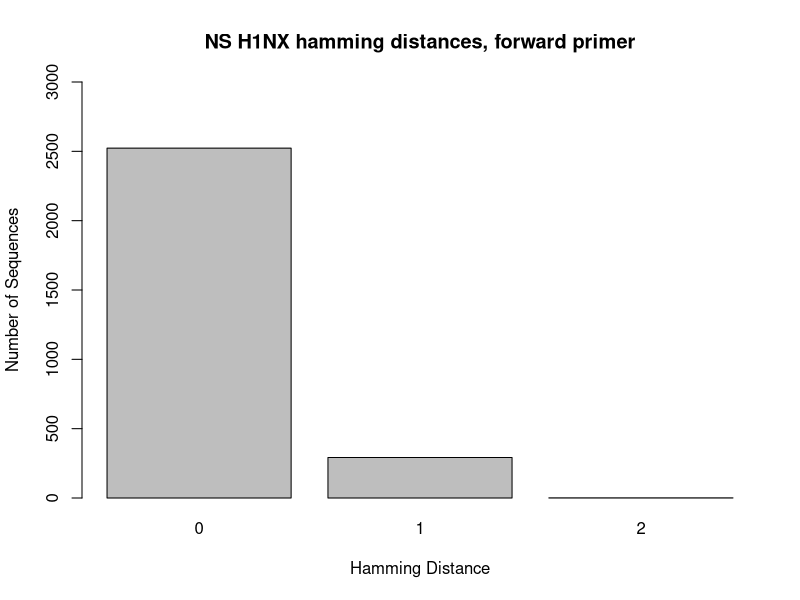
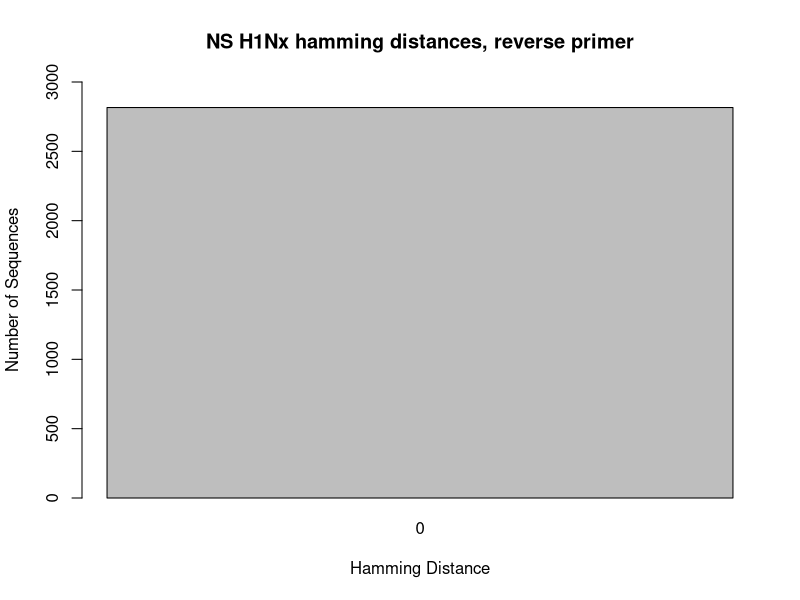
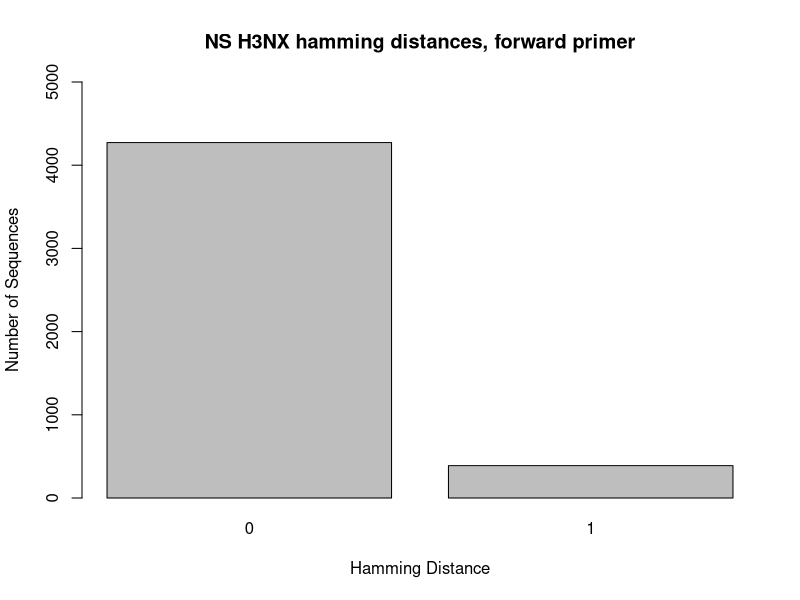
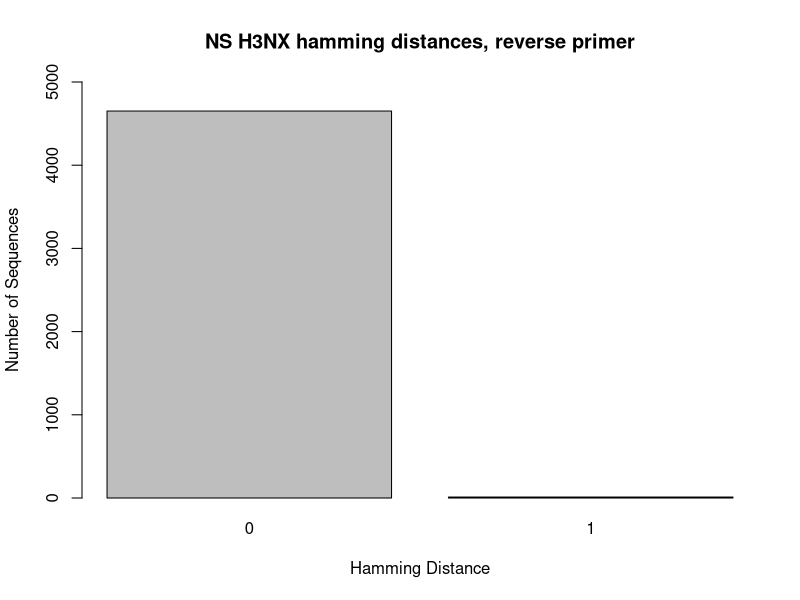
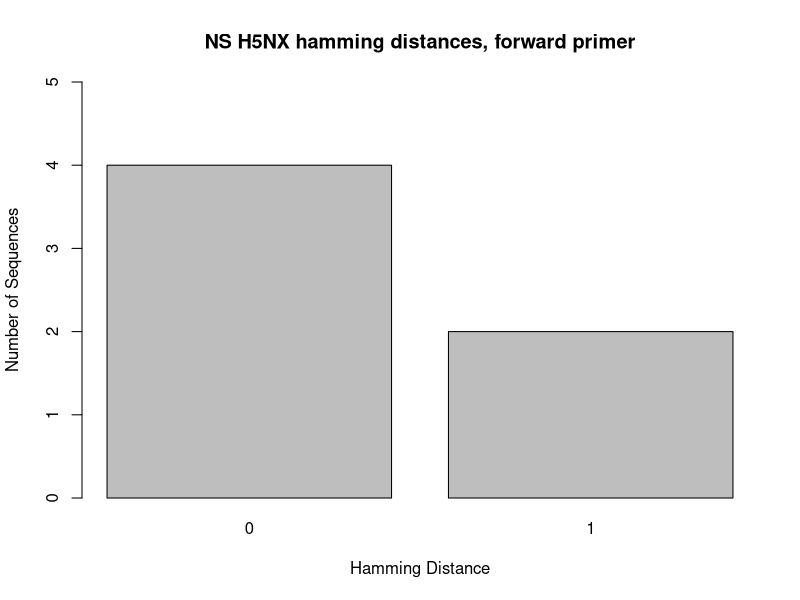
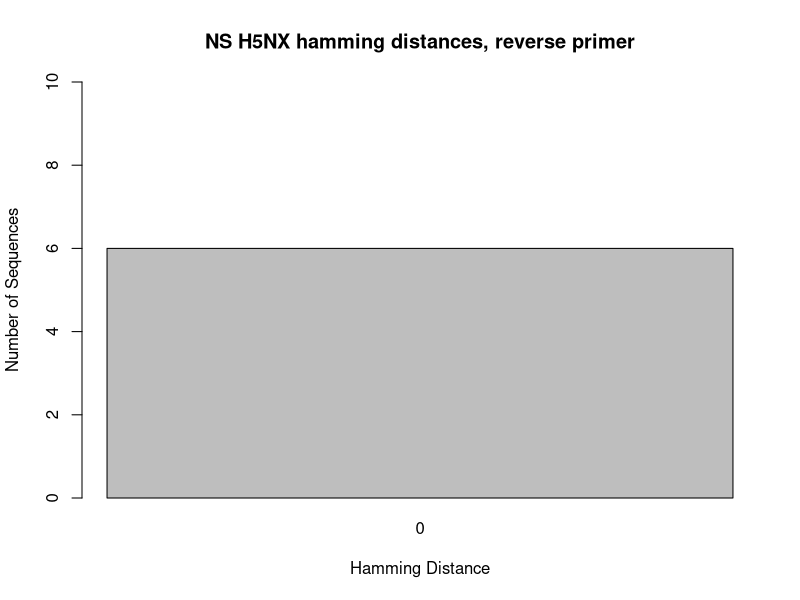
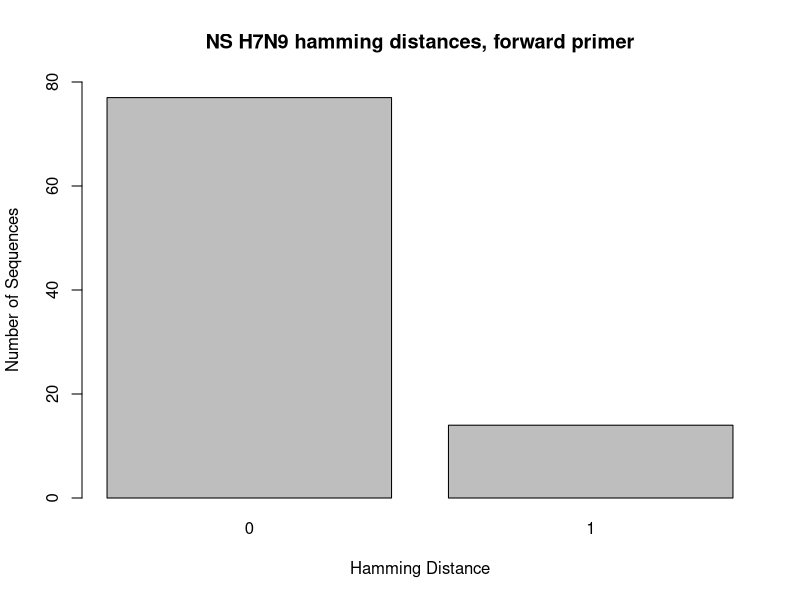
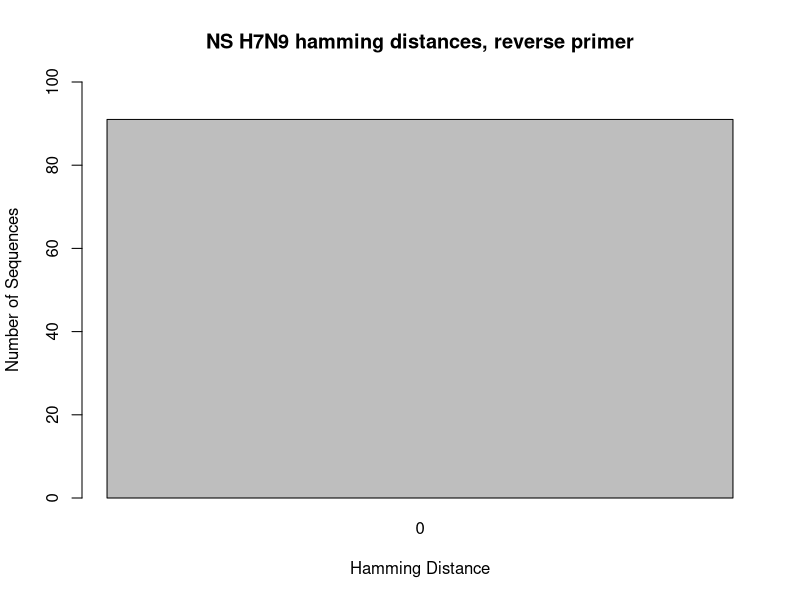

Reproduce these figures in R, in order.
## ---- chunk 1
knitr::opts_chunk$set(root.dir = "C:/Users/Lexie Christopoulos/Repos/GenomeSequencing-/db/", echo = TRUE)
## ---- chunk 2
#in console:setwd("C:/Users/Lexie Christopoulos/Repos/GenomeSequencing-/db/NS")
## ---- chunk 3
NS_H1_F <- read.csv("hamming_distance_results/NS_H1_NS_Forward_1.4_results_NCR.csv")

NS_H1_1 <- NS_H1_F[-c(2817),]

barplot(table(NS_H1_1$hamming_distance), main = "NS H1NX hamming distances, forward primer", xlab = "Hamming Distance", ylab = "Number of Sequences", ylim = c(0,3000))
## ---- chunk 4
NS_H1_R <- read.csv("hamming_distance_results/NS_H1_NS_Reverse_2.2_results_NCR.csv")

NS_H1_2 <- NS_H1_R[-c(2817),]

barplot(table(NS_H1_2$hamming_distance), main = "NS H1Nx hamming distances, reverse primer", xlab = "Hamming Distance", ylab = "Number of Sequences", ylim = c(0,3000))
## ---- chunk 5
NS_H3_F <- read.csv("hamming_distance_results/NS_H3_NS_Forward_1.4_results_NCR.csv")

NS_H3_1 <- NS_H3_F[-c(4662),]

barplot(table(NS_H3_1$hamming_distance), main = "NS H3NX hamming distances, forward primer", xlab = "Hamming Distance", ylab = "Number of Sequences", ylim = c(0,5000))
## ---- chunk 6
NS_H3_R <- read.csv("hamming_distance_results/NS_H3_NS_Reverse_2.2_results_NCR.csv")

NS_H3_2 <- NS_H3_R[-c(4662),]

barplot(table(NS_H3_R$hamming_distance), main = "NS H3NX hamming distances, reverse primer", xlab = "Hamming Distance", ylab = "Number of Sequences", ylim = c(0,5000))
## ---- chunk 7
NS_H5_F <- read.csv("hamming_distance_results/NS_H5_NS_Forward_1.4_results_NCR.csv")

NS_H5_1 <- NS_H5_F[-c(7),]

barplot(table(NS_H5_1$hamming_distance), main = "NS H5NX hamming distances, forward primer", xlab = "Hamming Distance", ylab = "Number of Sequences", ylim = c(0,5))
## ---- chunk 8
NS_H5_R <- read.csv("hamming_distance_results/NS_H5_NS_Reverse_2.2_results_NCR.csv")

NS_H5_2 <- NS_H5_R[-c(7),]

barplot(table(NS_H5_2$hamming_distance), main = "NS H5NX hamming distances, reverse primer", xlab = "Hamming Distance", ylab = "Number of Sequences", ylim = c(0,10))
## ---- chunk 9
NS_H7_F <- read.csv("hamming_distance_results/NS_H7_NS_Forward_1.4_results_NCR.csv")

NS_H7_1 <- NS_H7_F[-c(92),]

barplot(table(NS_H7_1$hamming_distance), main = "NS H7N9 hamming distances, forward primer", xlab = "Hamming Distance", ylab = "Number of Sequences", ylim = c(0,80))
## ---- chunk 10
NS_H7_R <- read.csv("hamming_distance_results/NS_H7_NS_Reverse_2.2_results_NCR.csv")

NS_H7_2 <- NS_H7_R[-c(92),]

barplot(table(NS_H7_2$hamming_distance), main = "NS H7N9 hamming distances, reverse primer", xlab = "Hamming Distance", ylab = "Number of Sequences", ylim = c(0,100))

## ---- chunk 11
NS_H9_F <- read.csv("hamming_distance_results/NS_H9_NS_Forward_1.4_results_NCR.csv")

NS_H9_1 <- NS_H9_F[-c(30),]

barplot(table(NS_H9_1$hamming_distance), main = "NS H9N2 hamming distances, forward primer", xlab = "Hamming Distance", ylab = "Number of Sequences", ylim = c(0,30))
## ---- chunk 12
NS_H9_R <- read.csv("hamming_distance_results/NS_H9_NS_Reverse_2.2_results_NCR.csv")

NS_H9_2 <- NS_H9_R[-c(30),]

barplot(table(NS_H9_2$hamming_distance), main = "NS H9N2 hamming distances, reverse primer", xlab = "Hamming Distance", ylab = "Number of Sequences", ylim = c(0,30))
